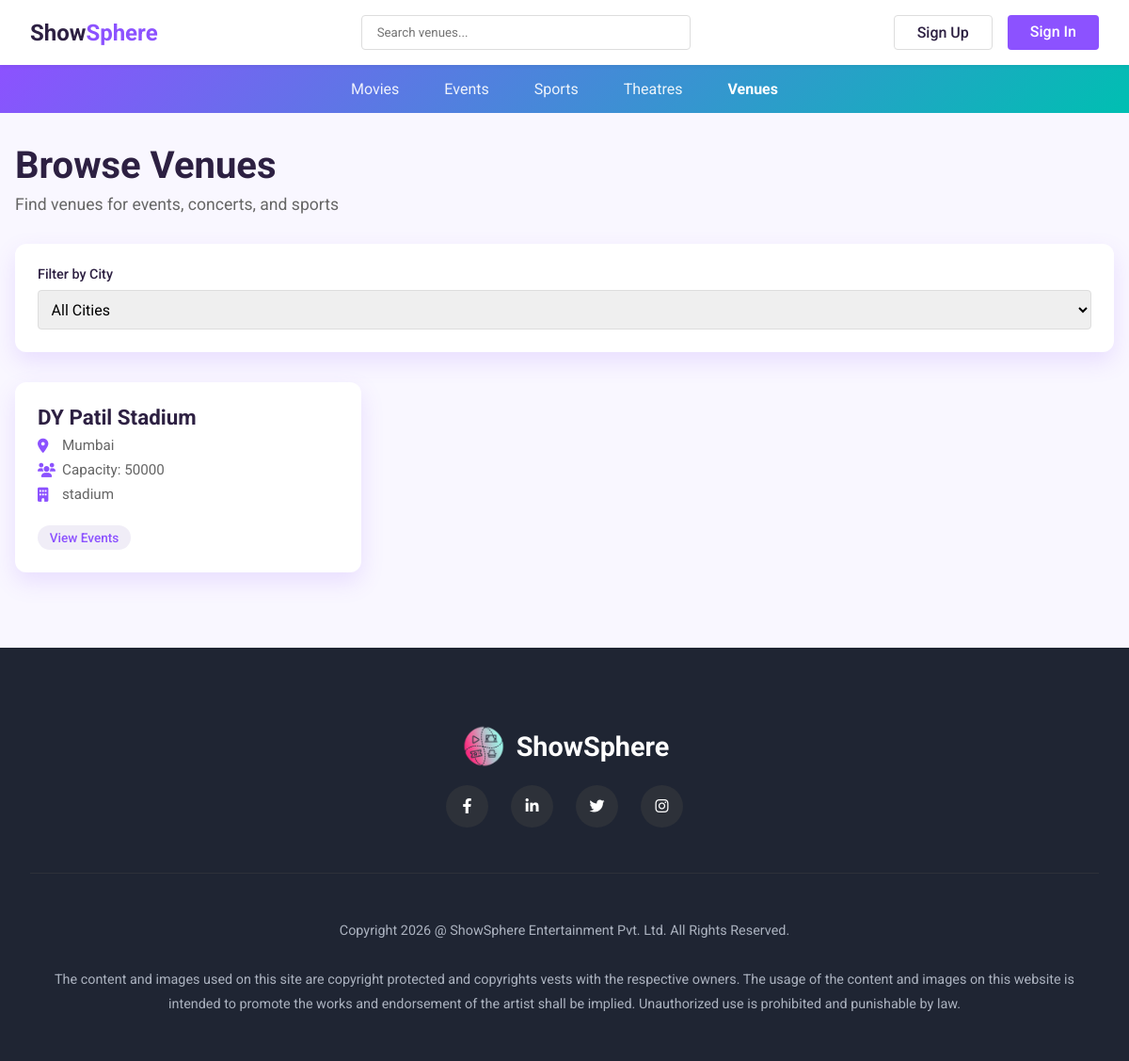
Screenshot of /venues/ with the database file from the repository.
### booking/models.py (models this page shows, shortened)
class Venue(models.Model):
    organizer = models.ForeignKey(OrganizerProfile, on_delete=models.CASCADE, related_name='venues')
    name = models.CharField(max_length=200, help_text='Venue name (e.g., Stadium, Arena, Auditorium)')
    city = models.ForeignKey(City, on_delete=models.CASCADE, related_name='event_venues')
    address = models.TextField()
    capacity = models.PositiveIntegerField()
    facilities = models.TextField(blank=True, help_text='Parking, Food Court, etc.')
    venue_type = models.CharField(max_length=50, blank=True, help_text='Stadium, Arena, Hall, etc.')
    rows = models.IntegerField(default=8, help_text='Number of rows')
    seats_per_row = models.IntegerField(default=20, help_text='Average seats per row')
    seat_layout = models.JSONField(default=dict, blank=True, help_text='Complete seat configuration')
    price_tiers = models.JSONField(default=dict, blank=True, help_text='Pricing tiers')
    is_active = models.BooleanField(default=True)
    created_at = models.DateTimeField(auto_now_add=True)
    class Meta:
        ordering = ['name']

class City(models.Model):
    name = models.CharField(max_length=100, unique=True)
    state = models.ForeignKey(State, on_delete=models.CASCADE, related_name='cities')
    is_active = models.BooleanField(default=True)
    class Meta:
        verbose_name_plural = 'Cities'
        ordering = ['name']

### booking/views.py (the view)
# urls.py: path('venues/', views.venue_list, name='venue_list'),
def venue_list(request):
    city_id = request.GET.get('city')
    search_query = request.GET.get('q', '')
    venues = Venue.objects.filter(is_active=True).select_related('city', 'organizer')
    if city_id:
        venues = venues.filter(city_id=city_id)
    if search_query:
        venues = venues.filter(
            Q(name__icontains=search_query) |
            Q(address__icontains=search_query)
        )
    venues = venues.order_by('city__name', 'name')
    context = {
        'venues': venues,
        'cities': City.objects.filter(is_active=True),
        'selected_city_id': city_id,
        'search_query': search_query,
    }
    return render(request, 'venue_list.html', context)

### templates/venue_list.html (shortened to what this page needs)
{% load static %}
<!DOCTYPE html>
<html lang="en">
<head>
    <link rel="stylesheet" href="https://cdnjs.cloudflare.com/ajax/libs/font-awesome/6.0.0/css/all.min.css">
</head>
<body>
    <header class="header">
        <a href="{% url 'booking:home' %}" class="logo">Show<span>Sphere</span></a>
        <div class="search-bar">
            <form action="{% url 'booking:venue_list' %}" method="get">
                <input type="text" name="q" placeholder="Search venues..." value="{{ search_query }}">
            </form>
        </div>
        <div class="auth-buttons">
            {% if user.is_authenticated %}
            {% if user.role == 'customer' %}
            <a href="{% url 'booking:customer_dashboard' %}" class="btn btn-outline">Profile</a>
            {% elif user.role == 'organizer' %}
            <a href="{% url 'booking:organizer_dashboard' %}" class="btn btn-outline">Dashboard</a>
            {% elif user.role == 'theatre_owner' %}
            <a href="{% url 'booking:theatre_dashboard' %}" class="btn btn-outline">Dashboard</a>
            {% elif user.role == 'admin' %}
            <a href="{% url 'booking:admin_dashboard' %}" class="btn btn-outline">Admin</a>
            {% endif %}
            <a href="{% url 'booking:logout' %}" class="btn btn-primary">Logout</a>
            {% else %}
            <a href="{% url 'booking:customer_register' %}" class="btn btn-outline">Sign Up</a>
            <a href="{% url 'booking:login' %}" class="btn btn-primary">Sign In</a>
            {% endif %}
        </div>
    </header>
    <nav class="nav-bar">
        <ul class="nav-links">
            <li><a href="{% url 'booking:browse' %}">Movies</a></li>
            <li><a href="{% url 'booking:browse' %}?category=events">Events</a></li>
            <li><a href="{% url 'booking:browse' %}?category=sports">Sports</a></li>
            <li><a href="{% url 'booking:theatre_list' %}">Theatres</a></li>
            <li><a href="{% url 'booking:venue_list' %}" style="opacity: 1; font-weight: 700;">Venues</a></li>
        </ul>
    </nav>
    <main class="container">
        <div class="page-header">
            <h1>Browse Venues</h1>
            <p>Find venues for events, concerts, and sports</p>
        </div>
        <div class="filters">
            <div class="filter-group">
                <label for="city">Filter by City</label>
                <select id="city" onchange="this.form.submit()" form="filter-form">
                    <option value="">All Cities</option>
                </select>
            </div>
        </div>
        {% if venues %}
        <div class="venue-grid">
            {% for venue in venues %}
            <a href="{% url 'booking:venue_detail' venue.id %}" class="venue-card">
                <h3>{{ venue.name }}</h3>
                <div class="venue-info">
                    <i class="fas fa-map-marker-alt"></i>
                    <span>{{ venue.city.name }}</span>
                </div>
                <div class="venue-info">
                    <i class="fas fa-users"></i>
                    <span>Capacity: {{ venue.capacity|default:"N/A" }}</span>
                </div>
                {% if venue.venue_type %}
                <div class="venue-info">
                    <i class="fas fa-building"></i>
                    <span>{{ venue.venue_type }}</span>
                </div>
                {% endif %}
                <div class="venue-badge">View Events</div>
            </a>
            {% endfor %}
        </div>
        {% else %}
        <div class="empty-state">
            <i class="fas fa-map-marked-alt"></i>
            <h3>No Venues Found</h3>
            <p>Try adjusting your filters or search query</p>
        </div>
        {% endif %}
    </main>
    <footer class="footer">
        <div class="footer-content">
            <div class="footer-logo">
                <img src="{% static 'css/showspere.png' %}" alt="ShowSphere Logo" width="50" height="50">
                ShowSphere
            </div>
            <div class="social-links">
                <a href="https://www.facebook.com" target="_blank" class="social-circle"><i class="fab fa-facebook-f"></i></a>
                <a href="https://www.linkedin.com" target="_blank" class="social-circle"><i class="fab fa-linkedin-in"></i></a>
                <a href="https://www.twitter.com" target="_blank" class="social-circle"><i class="fab fa-twitter"></i></a>
                <a href="https://www.instagram.com" target="_blank" class="social-circle"><i class="fab fa-instagram"></i></a>
            </div>
            <p class="footer-text">
                Copyright {% now "Y" %} @ ShowSphere Entertainment Pvt. Ltd. All Rights Reserved.
                <br><br>
                The content and images used on this site are copyright protected and copyrights vests with the
                respective owners. The usage of the content and images on this website is intended to promote the works
                and endorsement of the artist shall be implied. Unauthorized use is prohibited and punishable by law.
            </p>
        </div>
    </footer>
</body>
</html>

### templates/venue_list.html (style rules this page uses)
:root { --primary-color: #8C52FF; --primary-hover: #7b40f2; --text-color: #2D2042; --text-light: #666; --bg-color: #F9F7FF; --white: #fff; --radius: 20px; --shadow: 0 10px 25px rgba(140, 82, 255, .15); }
* { margin: 0; padding: 0; box-sizing: border-box; font-family: 'Roboto', sans-serif; }
body { background: var(--bg-color); color: var(--text-color); }
a { text-decoration: none; color: inherit; }
.header { background: var(--white); padding: 1rem 2rem; display: flex; justify-content: space-between; align-items: center; position: sticky; top: 0; box-shadow: 0 2px 4px rgba(0, 0, 0, .05); z-index: 100; }
.logo { font-size: 1.5rem; font-weight: 700; }
.logo span { color: var(--primary-color); }
.search-bar form { display: flex; }
.search-bar input { padding: .6rem 1rem; width: 350px; border: 1px solid #ddd; border-radius: 4px; }
.btn { padding: .5rem 1.5rem; border-radius: 4px; border: none; cursor: pointer; font-weight: 500; transition: all 0.3s; }
.btn-primary { background: var(--primary-color); color: #fff; }
.btn-outline { background: transparent; border: 1px solid #ddd; }
.auth-buttons { display: flex; gap: 1rem; }
.nav-bar { background: linear-gradient(135deg, #8C52FF, #00BFB2); padding: 1rem; color: white; }
.nav-links { display: flex; justify-content: center; gap: 3rem; list-style: none; }
.nav-links a { color: white; opacity: 0.9; }
.container { max-width: 1200px; margin: 2rem auto; padding: 0 1rem; }
.page-header { margin-bottom: 2rem; }
.page-header h1 { font-size: 2.5rem; margin-bottom: 0.5rem; }
.page-header p { color: var(--text-light); font-size: 1.1rem; }
.filters { background: var(--white); padding: 1.5rem; border-radius: 12px; box-shadow: var(--shadow); margin-bottom: 2rem; display: flex; gap: 1rem; flex-wrap: wrap; align-items: center; }
.filter-group { flex: 1; min-width: 200px; }
.filter-group label { display: block; margin-bottom: 0.5rem; font-weight: 500; font-size: 0.9rem; }
.filter-group select, .filter-group input { width: 100%; padding: 0.6rem; border: 1px solid #ddd; border-radius: 4px; font-size: 1rem; }
.venue-grid { display: grid; grid-template-columns: repeat(auto-fill, minmax(350px, 1fr)); gap: 2rem; }
.venue-card { background: var(--white); border-radius: 12px; padding: 1.5rem; box-shadow: var(--shadow); transition: transform 0.3s, box-shadow 0.3s; cursor: pointer; }
.venue-card h3 { color: var(--text-color); font-size: 1.4rem; margin-bottom: 0.5rem; }
.venue-info { color: var(--text-light); font-size: 0.95rem; margin: 0.5rem 0; display: flex; align-items: center; gap: 0.5rem; }
.venue-info i { color: var(--primary-color); width: 18px; }
.venue-badge { display: inline-block; background: #f0edf7; color: var(--primary-color); padding: 0.3rem 0.8rem; border-radius: 20px; font-size: 0.85rem; font-weight: 500; margin-top: 1rem; }
.footer { background-color: #1f2533; color: #abb2bf; padding: 5rem 2rem 3rem; margin-top: 5rem; }
.footer-content { max-width: 1240px; margin: 0 auto; }
.footer-logo { color: white; font-size: 1.8rem; font-weight: 700; margin-bottom: 1rem; display: flex; align-items: center; justify-content: center; gap: 10px; }
.social-links { display: flex; gap: 1.5rem; margin-bottom: 3rem; justify-content: center; }
.social-circle { width: 45px; height: 45px; border-radius: 50%; background: #2d3139; display: flex; align-items: center; justify-content: center; color: white; text-decoration: none; transition: all 0.3s; }
.footer-text { text-align: center; font-size: 0.9rem; line-height: 1.8; border-top: 1px solid #2d3139; padding-top: 3rem; }

### rows the page displays
Venue: name "DY Patil Stadium", city.name "Mumbai", capacity "50000", venue_type "stadium"
